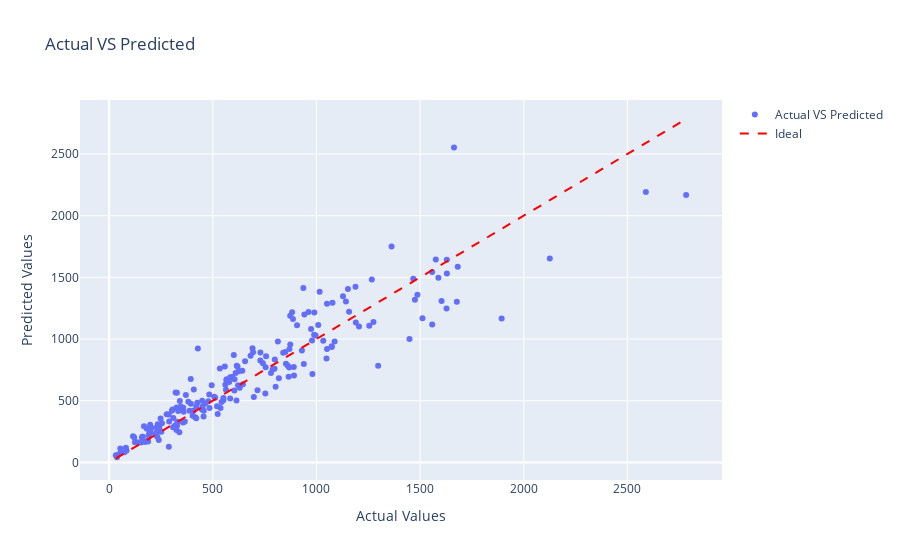

The notebook cell saved with this chart:
### Markdown cell above
## Here’s a comparison of the actual and predicted results:

### Code cell
import plotly.graph_objects as go

#Predict on the test set
y_pred = model.predict(X_test)

#Create a Scatter Plot with Actual and Predicted Values
fig_predVSactual = go.Figure()

fig_predVSactual.add_trace(go.Scatter(
                            x = y_test.flatten() ,# convert a multi-dimensional array into a 1D (flat) array , Similar to .ravel()
                            y = y_pred,
                            mode = "markers",
                            name = "Actual VS Predicted"
                            ))

#Add a line representing the Ideal Case
fig_predVSactual.add_trace(go.Scatter(
                            x = [min(y_test.flatten()) ,max(y_test.flatten()) ] , 
                            y = [min(y_test.flatten()) ,max(y_test.flatten()) ],
                            mode = "lines",
                            name = "Ideal",
                            line= dict(color = "red" , dash = "dash")   
))

fig_predVSactual.update_layout(
                        title = "Actual VS Predicted",
                        xaxis_title = "Actual Values",
                        yaxis_title = "Predicted Values",
                        showlegend = True,
                         )
fig_predVSactual.show()

### Figure 1 — Plotly figure (JSON) as saved in the notebook; plotly's stock layout.template omitted (floating-point values rounded to 4 significant figures; data arrays with more than 128 entries replaced by an {"elided": "..."} marker saying what was removed)
{"data": [{"mode": "markers", "name": "Actual VS Predicted", "type": "scatter", "x": {"elided": "200 float values"}, "y": {"elided": "200 float values"}}, {"line": {"color": "red", "dash": "dash"}, "mode": "lines", "name": "Ideal", "type": "scatter", "x": [32.35, 2784.0], "y": [32.35, 2784.0]}], "layout": {"showlegend": true, "title": {"text": "Actual VS Predicted"}, "xaxis": {"title": {"text": "Actual Values"}}, "yaxis": {"title": {"text": "Predicted Values"}}}}
